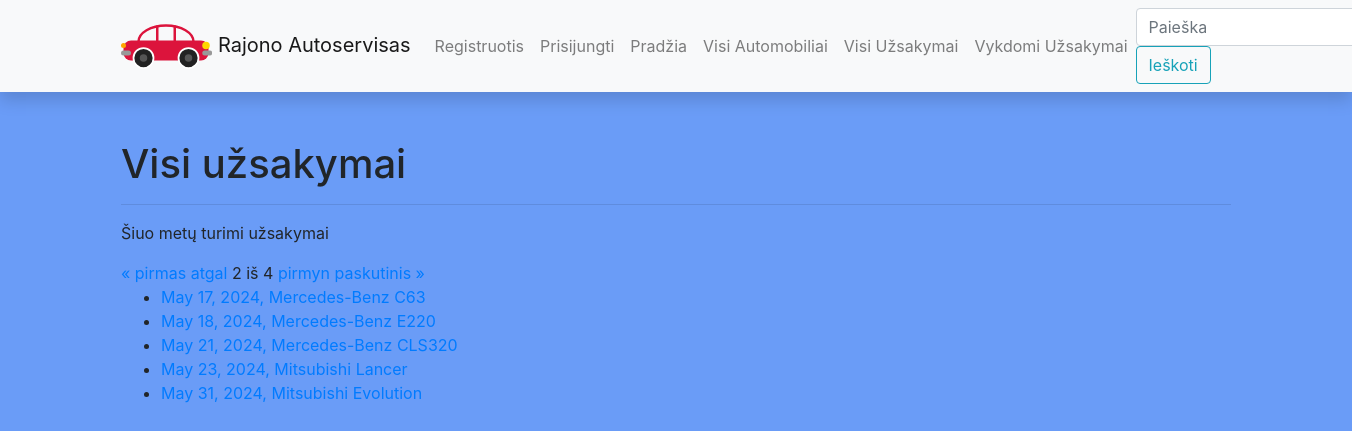
Before: /autoservice/orders/?page=2 with the older database file.
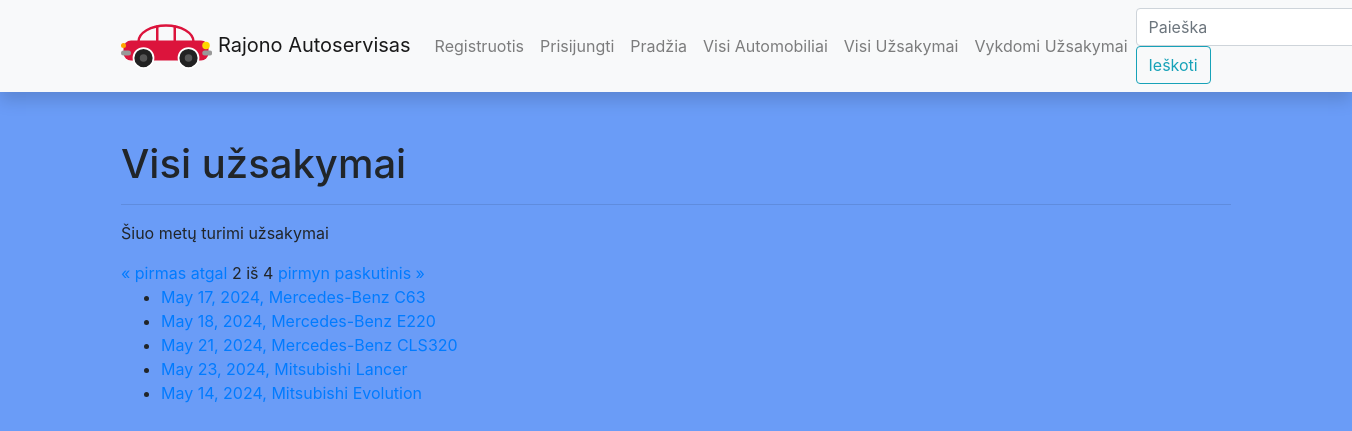
After: the same page with the newer database file.
### autoserviceapp/models.py (models this page shows, shortened)
class Uzsakymas(models.Model):
    data = models.DateField('Data', blank=True, null=True)
    automobilis = models.ForeignKey(Automobilis, on_delete=models.CASCADE)
    uzsakovas = models.ForeignKey(User, on_delete=models.SET_NULL, null=True, blank=True)
    grazinimo_terminas = models.DateField('Gražinimo data', blank=True, null=True)
    CAR_STATUS = (
        ('p', 'Priimtas'),
        ('e', 'Eigoje'),
        ('ap', 'Atliktų darbų patikrinimas'),
        ('i', 'Įvykdytas')
    )
    status = models.CharField(
        max_length=2,
        choices=CAR_STATUS,
        blank=True,
        default='a',
        help_text='Uzsakymo statusas'
    )
    class Meta:
        verbose_name = 'Užsakymas'
        verbose_name_plural = 'Užsakymai'

class Automobilis(models.Model):
    valstybinis_nr = models.CharField('Valstybinis Nr.', max_length=6)
    vin = models.IntegerField('VIN code', default=make_random_vin)
    klientas = models.CharField('Klientas', max_length=20)
    automobilio_modelis = models.ForeignKey(AutomobilioModelis, on_delete=models.CASCADE)
    aprasymas = HTMLField(null=True, blank=True)
    cover = models.ImageField('Viršelis', upload_to='covers', null=True, blank=True)
    class Meta:
        verbose_name = 'Automobilis'
        verbose_name_plural = 'Automobiliai'
    def modelis(self):
        return self.automobilio_modelis.modelis
    def marke(self):
        return self.automobilio_modelis.marke

class AutomobilioModelis(models.Model):
    marke = models.CharField('Marke', max_length=20)
    modelis = models.CharField('Modelis', max_length=20)
    metai = models.IntegerField('Metai')
    variklis = models.CharField('Variklis', max_length=3)
    class Meta:
        verbose_name = 'Automobilio modelis'
        verbose_name_plural = 'Automobilio modeliai'
        ordering = ['marke']

### autoserviceapp/views.py (the view)
# urls.py: path('orders/', views.UzsakymasListView.as_view(), name='allorders'),
class UzsakymasListView(generic.ListView):
    model = Uzsakymas
    context_object_name = 'uzsakymas_list'
    template_name = 'orders.html'
    paginate_by = 5

### autoserviceapp/templates/orders.html
{% extends 'base.html' %}
{% block content %}
<h1>Visi užsakymai</h1>
<hr/>
<p>Šiuo metų turimi užsakymai</p>
<div class="pagination">
    <span class="step-links">
        {% if page_obj.has_previous %}
            <a href="?page=1">&laquo; pirmas</a>
            <a href="?page={{ page_obj.previous_page_number }}">atgal</a>
        {% endif %}
        <span class="current">
            {{ page_obj.number }} iš {{ page_obj.paginator.num_pages }}
        </span>
        {% if page_obj.has_next %}
            <a href="?page={{ page_obj.next_page_number }}">pirmyn</a>
            <a href="?page={{ page_obj.paginator.num_pages }}">paskutinis &raquo;</a>
        {% endif %}
    </span>
</div>
<ul>
    {% for uzsakymas_obj in uzsakymas_list %}
    <li><a href="{% url 'order' uzsakymas_obj.id %} ">
        {{ uzsakymas_obj.data }},
        {{ uzsakymas_obj.automobilis.marke }}
        {{ uzsakymas_obj.automobilis.modelis }}</a></li>
    {% endfor %}
</ul>
{% endblock %}

Changed rows visible on the page:
changed Uzsakymas "Evolution": data "May 31, 2024" → "May 14, 2024"
